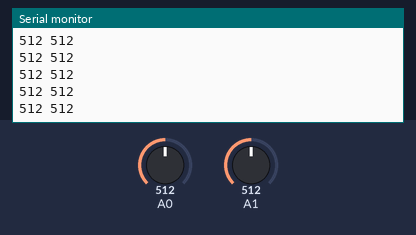
Simulated run of this sketch. Board: Arduino Uno, built with avr-gcc and run on an emulated ATmega328P. On the bench: the last lines printed to the serial monitor. The inputs (shaded band) are chosen by the test bench; at power-on: A0 = 512, A1 = 512.

Above: at 1.2 s.
1.3 s: A0 set to 716
At 1.31 s:
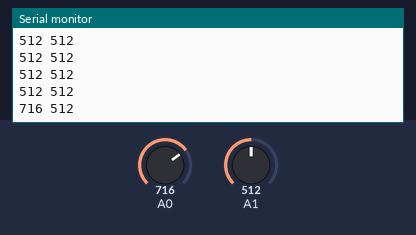
2.8 s: A1 set to 716
At 2.82 s:
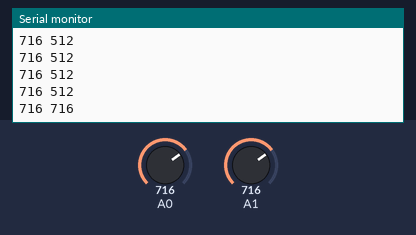
4.3 s: A0 set to 900
At 4.33 s:
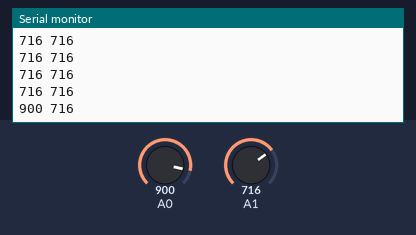
5.8 s: A1 set to 900
At 5.84 s:
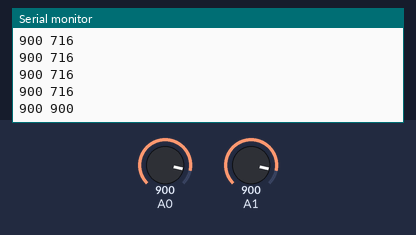
Timing chart, 0 to 8.3 s (numbered marks = the images above; inputs shaded):
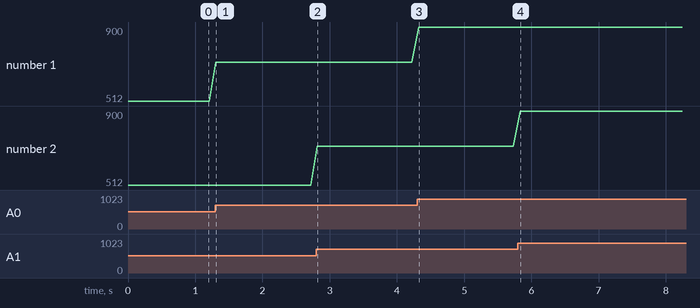

Measured:
- after the input at 1.3 s, the serial monitor: prints a new line at once (image 1)
- after the input at 2.8 s, the serial monitor: prints a new line at once (image 2)
- after the input at 4.3 s, the serial monitor: prints a new line at once (image 3)
- after the input at 5.8 s, the serial monitor: prints a new line at once (image 4)
- plotted number 1: 512 → 716 after the input at 1.3 s, 716 → 900 after the input at 4.3 s

The sketch:

arduino_code.ino
```cpp
#include "Arduino.h"

void setup()
{
  //init serial
  Serial.begin(9600);
}

void loop()
{
  int A0val = analogRead(0);
  int A1val = analogRead(1);

  Serial.print(A0val);
  Serial.print(" ");
  Serial.print(A1val);
  Serial.print("\n");

  delay(100);
}
```
